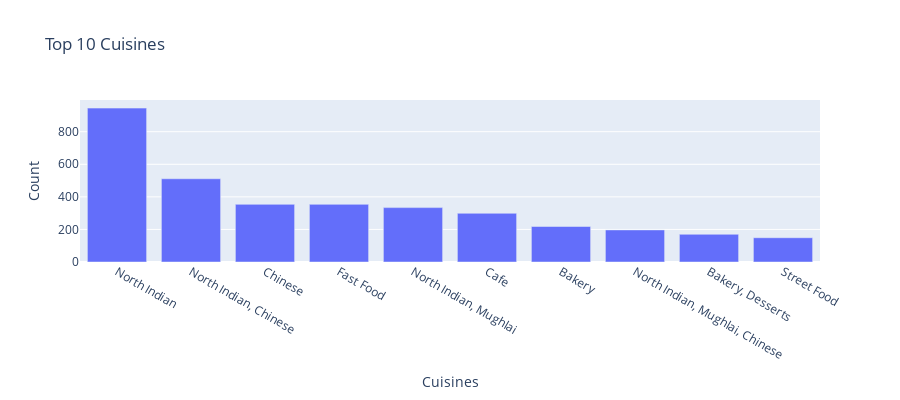

The notebook cell this image was saved under:
### Markdown cell above
Cuisine Analysis:

### Code cell
# Check unique values in the 'Cuisines' column
unique_cuisines = merged_data['Cuisines'].unique()
print("Unique Cuisines:", unique_cuisines)

# Explore the distribution of cuisines using a bar chart
cuisine_counts = merged_data['Cuisines'].value_counts().head(10)  # Displaying the top 10 cuisines
fig = px.bar(cuisine_counts, x=cuisine_counts.index, y=cuisine_counts.values, title='Top 10 Cuisines',
             labels={'index': 'Cuisine', 'y': 'Count'}, height=400)
fig.show()

### Figure 1 — Plotly figure (JSON) as saved in the notebook; plotly's stock layout.template omitted (floating-point values rounded to 4 significant figures)
{"data": [{"alignmentgroup": "True", "hovertemplate": "Cuisines=%{x}<br>Count=%{y}<extra></extra>", "legendgroup": "", "marker": {"color": "#636efa", "pattern": {"shape": ""}}, "name": "", "offsetgroup": "", "orientation": "v", "showlegend": false, "textposition": "auto", "type": "bar", "x": ["North Indian", "North Indian, Chinese", "Chinese", "Fast Food", "North Indian, Mughlai", "Cafe", "Bakery", "North Indian, Mughlai, Chinese", "Bakery, Desserts", "Street Food"], "xaxis": "x", "y": [945, 511, 354, 354, 334, 299, 218, 197, 170, 149], "yaxis": "y"}], "layout": {"barmode": "relative", "height": 400, "legend": {"tracegroupgap": 0}, "title": {"text": "Top 10 Cuisines"}, "xaxis": {"anchor": "y", "domain": [0, 1], "title": {"text": "Cuisines"}}, "yaxis": {"anchor": "x", "domain": [0, 1], "title": {"text": "Count"}}}}
